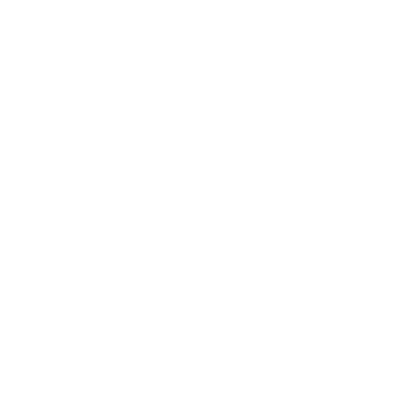
Frame 1 (no input)
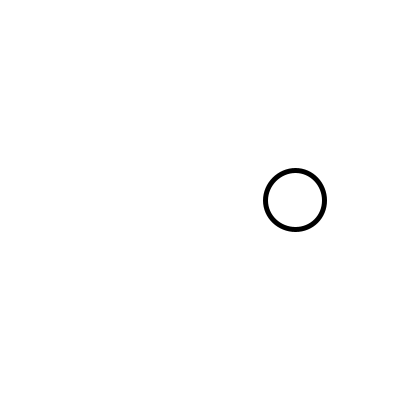
Frame 60 (the mouse pressed at the canvas centre just before this capture)
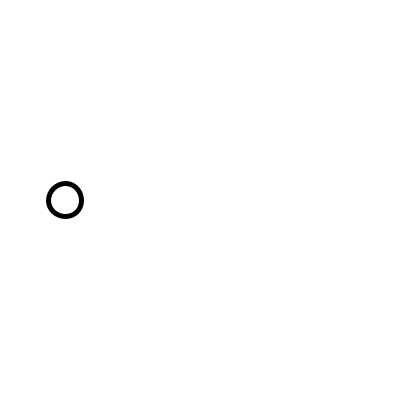
Frame 120 (the mouse held since frame 60 and released just before this capture)

The Processing sketch that drew these frames (run headless with seeded random() and noise(); from frame 60 on, the mouse is pressed at the canvas centre):

// Processing sketch: left_to_right_growing_bigger
// ── left_to_right_growing_bigger.pde
//Eric Li
//02/18/2026

int x;
int y;

void setup() {
  size(400, 400);
  x = 0;
  strokeWeight(5);
}

void draw() {
  background(255);
  ellipse(y, 200, x, x);
  x = x + 1;
  y = y + 5;
  if (y > 475) {
    x = 10;
    y = -50;
  }
}
